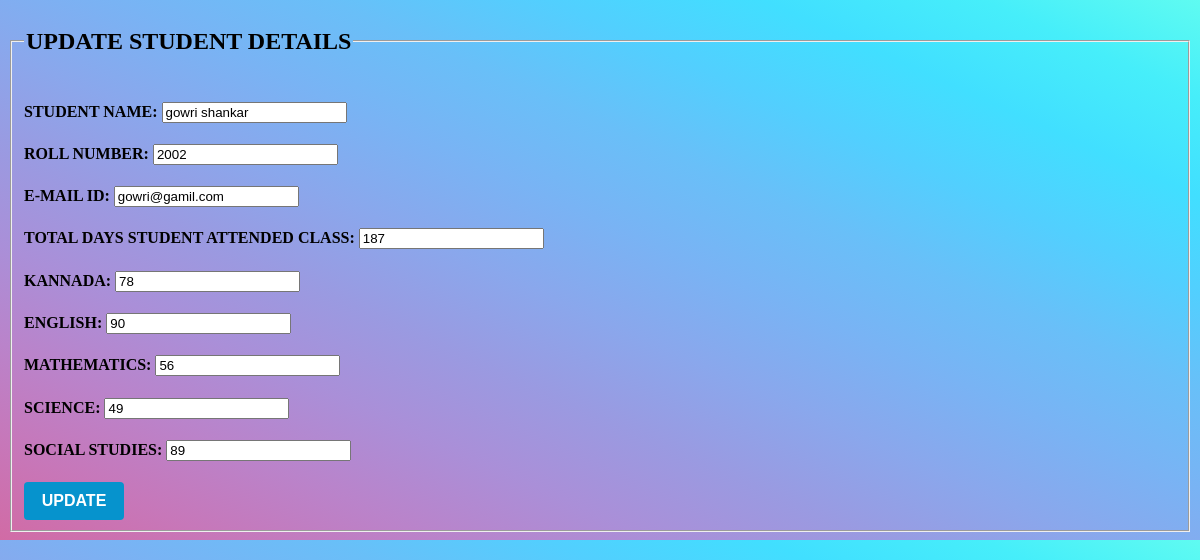
The page /updateData/2002 on the database its author committed.
### authen/models.py (models this page shows)
class Childens(models.Model):
    name =models.CharField(max_length=20,default="")
    rollnumber =models.IntegerField(primary_key=True,default="")
    email=models.EmailField(default="")
    atten=models.IntegerField(default="")
    kannada = models.IntegerField(default="")
    english = models.IntegerField(default="")
    maths = models.IntegerField(default="")
    science = models.IntegerField(default="")
    social = models.IntegerField(default="")
    total = models.IntegerField(default="")

### authen/views.py (the view, shortened to what this page needs)
# urls.py: path('updateData/<int:rollnumber>', views.updateData, name='updateData'),
def updateData(request,rollnumber):
    mydata=Childens.objects.get(rollnumber=rollnumber)
    return render(request, 'authen/update.html',{'data':mydata})

### authen/templates/authen/update.html (shortened to what this page needs)
<!DOCTYPE html>
<html lang="en">
<head>
       {% load static %}
    <link rel="stylesheet" href="{% static 'update.css' %}">
</head>
<body>
<fieldset>
    <legend><h2>UPDATE STUDENT DETAILS</h2></legend>
<form action="/updateData/{{data.rollnumber}}" method="POST">
    <h4>STUDENT NAME: <input type="text" name="name" value="{{data.name}}"> </h4>
    <h4>ROLL NUMBER: <input type="number" name="rollnumber" value="{{data.rollnumber}}"> </h4>
     <h4>E-MAIL ID: <input type="email" name="email" value="{{data.email}}"></h4>
    <h4>TOTAL DAYS STUDENT ATTENDED CLASS: <input type="number" value="{{data.atten}}" name="atten"></h4>
     <h4>KANNADA: <input type="number" name="kannada" placeholder="Max Marks 100" value="{{data.kannada}}"></h4>
    <h4>ENGLISH: <input type="number" name="english" placeholder="Max Marks 100" value="{{data.english}}"></h4>
        <h4>MATHEMATICS: <input type="number" name="maths" placeholder="Max Marks 100" value="{{data.maths}}"></h4>
        <h4>SCIENCE: <input type="number" name="science" placeholder="Max Marks 100" value="{{data.science}}"></h4>
        <h4>SOCIAL STUDIES: <input type="number" name="social" placeholder="Max Marks 100" value="{{data.social}}"></h4>
    <button type="submit">UPDATE</button>
</form>
</fieldset>
</body>
</html>

### authen/static/update.css (style rules this page uses)
body { background-image: linear-gradient(to right top, #d16ba5, #c777b9, #ba83ca, #aa8fd8, #9a9ae1, #8aa7ec, #79b3f4, #69bff8, #52cffe, #41dfff, #46eefa, #5ffbf1); }
button { background-color: #0693cd; border: 0; border-radius: 4px; cursor: pointer; color: #fff; font-size:16px; font-weight: bold; line-height: 1.4; padding: 8px; width: 100px }

### rows shown on the page
Childens: name "gowri shankar", rollnumber "2002", email "gowri@gamil.com", atten "187", kannada "78", english "90", maths "56", science "49", social "89"
